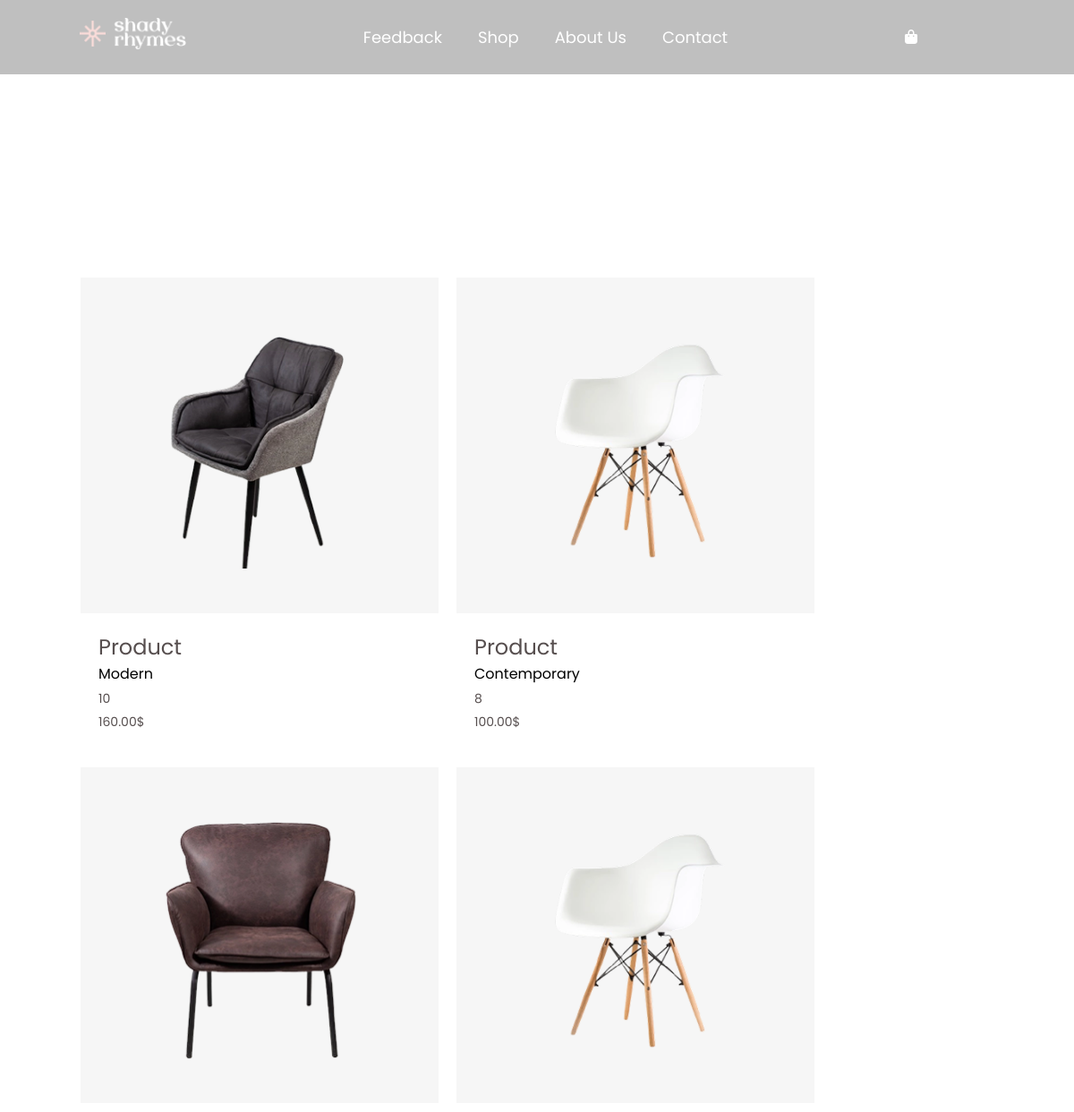
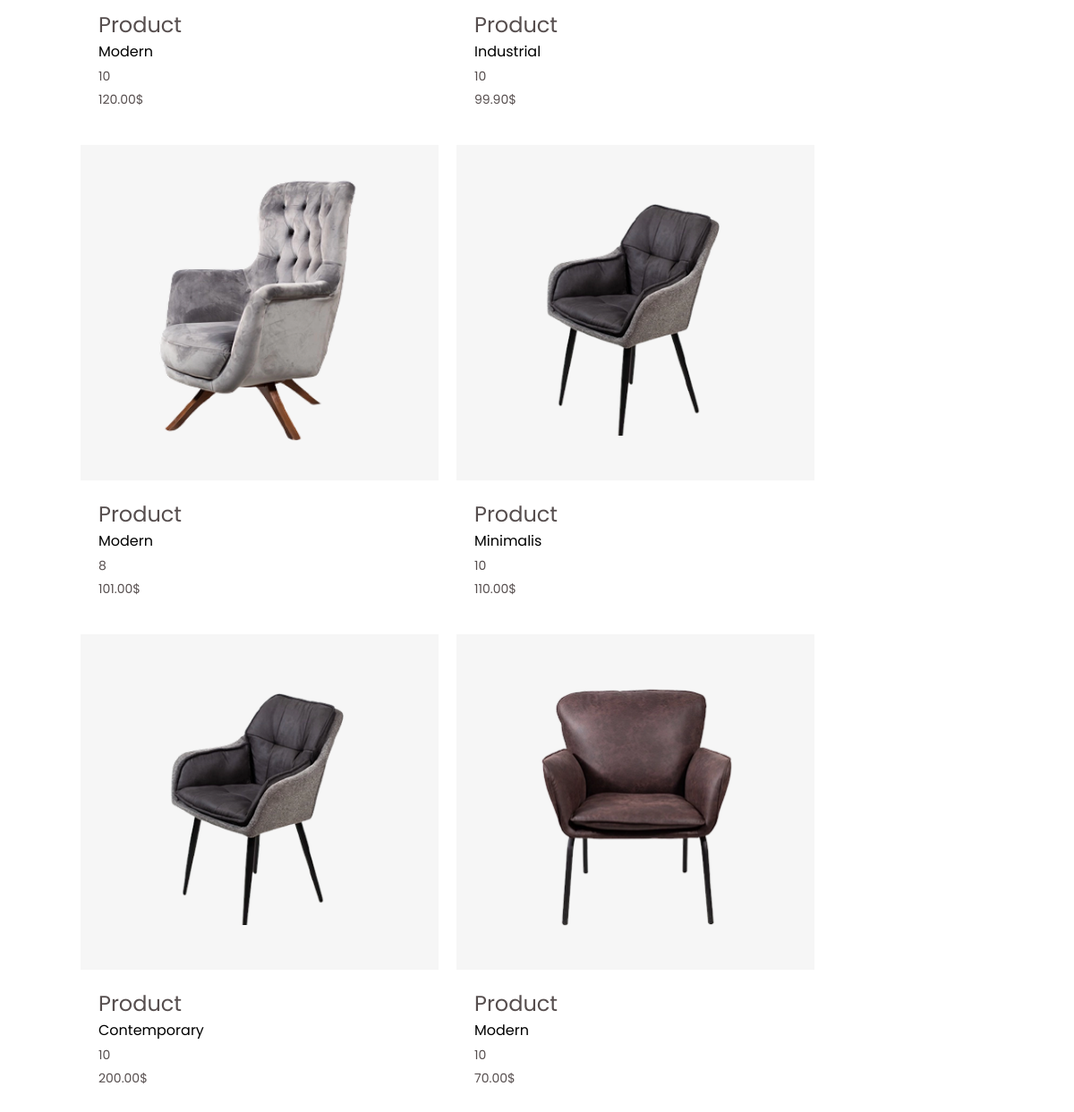
Screenshot of /products/ with the database file from the repository (2 pictures, top to bottom).
### apps/core/models.py (models this page shows, shortened)
class Product(models.Model):
    category = models.ForeignKey(Category, on_delete=models.DO_NOTHING, null=True, blank=True)
    name = models.CharField(max_length=100)
    description = models.TextField(null=True, blank=True)
    price = models.DecimalField(max_digits=10, decimal_places=2)
    image = models.ImageField(upload_to='images/')
    rating = models.PositiveSmallIntegerField(validators=[MaxValueValidator(Decimal("10"))])
    is_active = models.BooleanField(default=True)
    created_at = models.DateTimeField(auto_now_add=True)
    slugify = models.SlugField(unique=True, blank=True)

class Category(models.Model):
    name = models.CharField(max_length=100)
    slugify = models.SlugField(unique=True, blank=True)

### apps/core/views.py (the view)
class ProductView(ListView):
    template_name = 'core/products.html'
    context_object_name = 'product'
    paginate_by = 12
    def get_queryset(self):
        return Product.objects.all()

### template/core/products.html (shortened to what this page needs)
{% extends 'base.html' %}
{% block content %}
<section class="cataloge_section">
    <ul class="cataloge_list">
        {% for i in  product%}
            <li class="products_item">
                <a href="{% url 'core:product_detail' i.slugify %}">
                    <div class="products_img_container">
                        <img class="products_image" src="{{i.image.url}}" alt="{{i.name}}">
                    </div>
                    <div class="products_content">
                        <h1 class="products_name">{{i.name}}</h1>
                        {% if i.category %}
                            <p class="products_category">{{i.category.name}}</p>
                        {% endif %}
                        <p class="products_data">{{i.rating}}</p>
                        <p class="products_data">{{i.price}}$</p>
                    </div>
                </a>
            </li>
        {% empty %}
            <p>Sorry, but there isn't any products yet</p>
        {% endfor %}
    </ul>
</section>
{% endblock content %}

### static/style/style.css (style rules this page uses)
* { color: black; text-decoration: none; list-style-type: none; border: none; margin: 0; padding: 0; font-family: "Poppins", sans-serif; }
.products_item { padding: 10px 10px; }
.products_img_container { display: flex; width: 400px; height: 375px; background-color: #F6F6F6; justify-content: center; align-items: center; }
.products_image { width: 250px; height: auto; }
.products_content { padding: 20px 20px; text-align: left; }
.products_name { font-weight: 400; size: 18px; color: #564E4E; }
.products_data { padding-top: 5px; font-weight: 400; font-size: 14px; color: #564E4E; }
.cataloge_section { padding: 300px 80px; padding-bottom: 100px; text-align: center; display: flex; justify-content: center; }
.cataloge_list { display: flex; flex-wrap: wrap; }

### rows the page displays
Product: image (picture), name "Product", category.name "Modern", rating "10", price "160.00"
Product: image (picture), name "Product", category.name "Contemporary", rating "8", price "100.00"
Product: image (picture), name "Product", category.name "Modern", rating "10", price "120.00"
Product: image (picture), name "Product", category.name "Industrial", rating "10", price "99.90"
Product: image (picture), name "Product", category.name "Modern", rating "8", price "101.00"
Product: image (picture), name "Product", category.name "Minimalis", rating "10", price "110.00"
Product: image (picture), name "Product", category.name "Contemporary", rating "10", price "200.00"
Product: image (picture), name "Product", category.name "Modern", rating "10", price "70.00"
